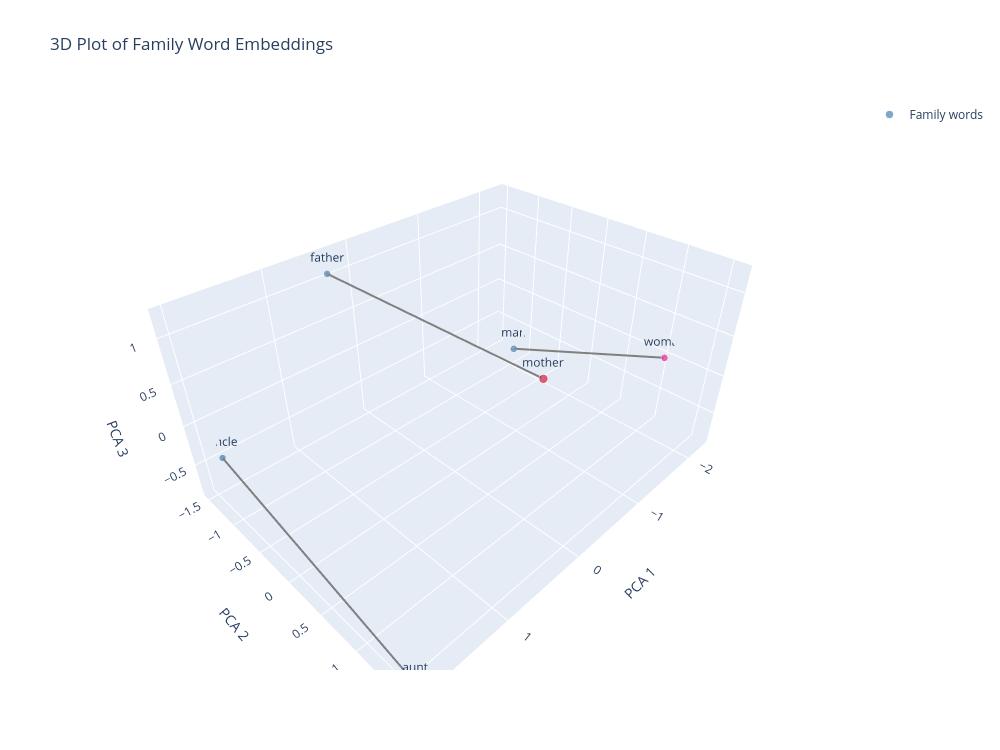

Notebook cell for this chart:
### Markdown cell above
## Vector Arithmatic - The Power of Vectors
Vector addition and subtraction create a new “target” direction by combining or offsetting meanings, and cosine similarity then measures how closely other vectors align with this resulting direction in embedding space.

### Code cell
# ---------------------------------------------------------
# 1. Family words to visualize
# ---------------------------------------------------------
family_words = ["man", "woman", "father", "mother", "uncle", "aunt"]

# Keep only words that exist in the model vocabulary
family_words = [w for w in family_words if w in model.key_to_index]
print("Words found in vocab:", family_words)

# ---------------------------------------------------------
# 2. Get vectors and reduce to 3D
# ---------------------------------------------------------
vectors = np.array([model[w] for w in family_words])

pca = PCA(n_components=3)
coords = pca.fit_transform(vectors)

# ---------------------------------------------------------
# 3. Colors and sizes
# ---------------------------------------------------------
colors = []
sizes = []

for word in family_words:
    if word == "mother":
        colors.append("crimson")
        sizes.append(10)
    elif word in ["woman", "aunt"]:
        colors.append("deeppink")
        sizes.append(8)
    elif word in ["man", "father", "uncle"]:
        colors.append("steelblue")
        sizes.append(8)
    else:
        colors.append("gray")
        sizes.append(6)

# ---------------------------------------------------------
# 4. Interactive Plotly 3D plot
# ---------------------------------------------------------
fig = go.Figure()

fig.add_trace(go.Scatter3d(
    x=coords[:, 0],
    y=coords[:, 1],
    z=coords[:, 2],
    mode="markers+text",
    text=family_words,
    textposition="top center",
    marker=dict(size=sizes, color=colors),
    name="Family words"
))

# Optional helper lines
pair_lines = [("man", "woman"), ("father", "mother"), ("uncle", "aunt")]
word_to_coord = {w: coords[i] for i, w in enumerate(family_words)}

for a, b in pair_lines:
    if a in word_to_coord and b in word_to_coord:
        pa = word_to_coord[a]
        pb = word_to_coord[b]
        fig.add_trace(go.Scatter3d(
            x=[pa[0], pb[0]],
            y=[pa[1], pb[1]],
            z=[pa[2], pb[2]],
            mode="lines",
            line=dict(color="gray", width=4),
            showlegend=False
        ))

fig.update_layout(
    title="3D Plot of Family Word Embeddings",
    scene=dict(
        xaxis_title="PCA 1",
        yaxis_title="PCA 2",
        zaxis_title="PCA 3"
    ),
    width=1000,
    height=750
)

fig.show()

### Figure 1 — Plotly figure (JSON) as saved in the notebook; plotly's stock layout.template omitted (floating-point values rounded to 4 significant figures)
{"data": [{"marker": {"color": ["steelblue", "deeppink", "steelblue", "crimson", "steelblue", "deeppink"], "size": [8, 8, 8, 10, 8, 8]}, "mode": "markers+text", "name": "Family words", "text": ["man", "woman", "father", "mother", "uncle", "aunt"], "textposition": "top center", "type": "scatter3d", "x": [-2.224, -2.265, 0.5405, 0.1065, 1.862, 1.98], "y": [-1.134, 1.042, -1.183, 1.186, -1.501, 1.59], "z": [-0.8318, 0.0005008, 1.233, 0.949, -0.4978, -0.8533]}, {"line": {"color": "gray", "width": 4}, "mode": "lines", "showlegend": false, "type": "scatter3d", "x": [-2.224, -2.265], "y": [-1.134, 1.042], "z": [-0.8318, 0.0005008]}, {"line": {"color": "gray", "width": 4}, "mode": "lines", "showlegend": false, "type": "scatter3d", "x": [0.5405, 0.1065], "y": [-1.183, 1.186], "z": [1.233, 0.949]}, {"line": {"color": "gray", "width": 4}, "mode": "lines", "showlegend": false, "type": "scatter3d", "x": [1.862, 1.98], "y": [-1.501, 1.59], "z": [-0.4978, -0.8533]}], "layout": {"height": 750, "scene": {"xaxis": {"title": {"text": "PCA 1"}}, "yaxis": {"title": {"text": "PCA 2"}}, "zaxis": {"title": {"text": "PCA 3"}}}, "title": {"text": "3D Plot of Family Word Embeddings"}, "width": 1000}}
